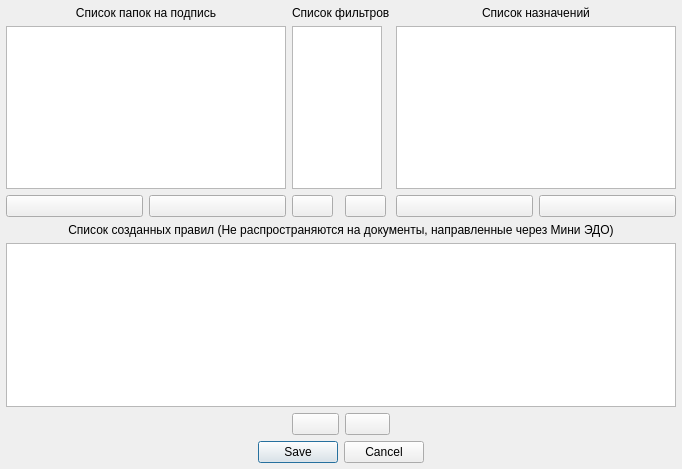
<?xml version="1.0" encoding="UTF-8"?>
<ui version="4.0">
 <class>Dialog</class>
 <widget class="QDialog" name="Dialog">
  <property name="geometry">
   <rect>
    <x>0</x>
    <y>0</y>
    <width>673</width>
    <height>469</height>
   </rect>
  </property>
  <property name="windowTitle">
   <string>Редактирование путей и правил</string>
  </property>
  <layout class="QGridLayout" name="gridLayout">
   <property name="leftMargin">
    <number>6</number>
   </property>
   <property name="topMargin">
    <number>6</number>
   </property>
   <property name="rightMargin">
    <number>6</number>
   </property>
   <property name="bottomMargin">
    <number>6</number>
   </property>
   <item row="2" column="4">
    <widget class="QPushButton" name="pushButton_add_out">
     <property name="text">
      <string/>
     </property>
     <property name="icon">
      <iconset>
       <normaloff>../../../../Downloads/icons8-плюс-50.png</normaloff>../../../../Downloads/icons8-плюс-50.png</iconset>
     </property>
    </widget>
   </item>
   <item row="1" column="2" colspan="2">
    <widget class="QListWidget" name="listWidget_filters">
     <property name="maximumSize">
      <size>
       <width>90</width>
       <height>16777215</height>
      </size>
     </property>
    </widget>
   </item>
   <item row="2" column="5">
    <widget class="QPushButton" name="pushButton_del_out">
     <property name="text">
      <string/>
     </property>
     <property name="icon">
      <iconset>
       <normaloff>../../../../Downloads/icons8-минус-64.png</normaloff>../../../../Downloads/icons8-минус-64.png</iconset>
     </property>
    </widget>
   </item>
   <item row="5" column="2">
    <widget class="QPushButton" name="pushButton_add_rule">
     <property name="text">
      <string/>
     </property>
     <property name="icon">
      <iconset>
       <normaloff>../../../../Downloads/icons8-плюс-50.png</normaloff>../../../../Downloads/icons8-плюс-50.png</iconset>
     </property>
    </widget>
   </item>
   <item row="1" column="4" colspan="2">
    <widget class="QListWidget" name="listWidget_out">
     <property name="minimumSize">
      <size>
       <width>280</width>
       <height>0</height>
      </size>
     </property>
    </widget>
   </item>
   <item row="2" column="2">
    <widget class="QPushButton" name="pushButton_add_filter">
     <property name="maximumSize">
      <size>
       <width>41</width>
       <height>16777215</height>
      </size>
     </property>
     <property name="text">
      <string/>
     </property>
     <property name="icon">
      <iconset>
       <normaloff>../../../../Downloads/icons8-плюс-50.png</normaloff>../../../../Downloads/icons8-плюс-50.png</iconset>
     </property>
    </widget>
   </item>
   <item row="4" column="0" colspan="6">
    <widget class="QListWidget" name="listWidget_rules"/>
   </item>
   <item row="2" column="0">
    <widget class="QPushButton" name="pushButton_add_in">
     <property name="text">
      <string/>
     </property>
     <property name="icon">
      <iconset>
       <normaloff>../../../../Downloads/icons8-плюс-50.png</normaloff>../../../../Downloads/icons8-плюс-50.png</iconset>
     </property>
    </widget>
   </item>
   <item row="1" column="0" colspan="2">
    <widget class="QListWidget" name="listWidget_in">
     <property name="minimumSize">
      <size>
       <width>280</width>
       <height>0</height>
      </size>
     </property>
    </widget>
   </item>
   <item row="2" column="3">
    <widget class="QPushButton" name="pushButton_del_filter">
     <property name="maximumSize">
      <size>
       <width>41</width>
       <height>16777215</height>
      </size>
     </property>
     <property name="text">
      <string/>
     </property>
     <property name="icon">
      <iconset>
       <normaloff>../../../../Downloads/icons8-минус-64.png</normaloff>../../../../Downloads/icons8-минус-64.png</iconset>
     </property>
    </widget>
   </item>
   <item row="0" column="2" colspan="2">
    <widget class="QLabel" name="label_3">
     <property name="text">
      <string>Список фильтров</string>
     </property>
    </widget>
   </item>
   <item row="0" column="0" colspan="2">
    <widget class="QLabel" name="label">
     <property name="text">
      <string>Список папок на подпись</string>
     </property>
     <property name="alignment">
      <set>Qt::AlignCenter</set>
     </property>
    </widget>
   </item>
   <item row="6" column="0" colspan="6">
    <widget class="QDialogButtonBox" name="buttonBox">
     <property name="orientation">
      <enum>Qt::Horizontal</enum>
     </property>
     <property name="standardButtons">
      <set>QDialogButtonBox::Cancel|QDialogButtonBox::Save</set>
     </property>
     <property name="centerButtons">
      <bool>true</bool>
     </property>
    </widget>
   </item>
   <item row="5" column="3">
    <widget class="QPushButton" name="pushButton_del_rule">
     <property name="text">
      <string/>
     </property>
     <property name="icon">
      <iconset>
       <normaloff>../../../../Downloads/icons8-минус-64.png</normaloff>../../../../Downloads/icons8-минус-64.png</iconset>
     </property>
    </widget>
   </item>
   <item row="0" column="4" colspan="2">
    <widget class="QLabel" name="label_2">
     <property name="text">
      <string>Список назначений</string>
     </property>
     <property name="alignment">
      <set>Qt::AlignCenter</set>
     </property>
    </widget>
   </item>
   <item row="2" column="1">
    <widget class="QPushButton" name="pushButton_del_in">
     <property name="text">
      <string/>
     </property>
     <property name="icon">
      <iconset>
       <normaloff>../../../../Downloads/icons8-минус-64.png</normaloff>../../../../Downloads/icons8-минус-64.png</iconset>
     </property>
    </widget>
   </item>
   <item row="3" column="0" colspan="6">
    <widget class="QLabel" name="label_4">
     <property name="text">
      <string>Список созданных правил (Не распространяются на документы, направленные через Мини ЭДО)</string>
     </property>
     <property name="alignment">
      <set>Qt::AlignCenter</set>
     </property>
    </widget>
   </item>
  </layout>
 </widget>
 <resources/>
 <connections>
  <connection>
   <sender>buttonBox</sender>
   <signal>accepted()</signal>
   <receiver>Dialog</receiver>
   <slot>accept()</slot>
   <hints>
    <hint type="sourcelabel">
     <x>248</x>
     <y>254</y>
    </hint>
    <hint type="destinationlabel">
     <x>157</x>
     <y>274</y>
    </hint>
   </hints>
  </connection>
  <connection>
   <sender>buttonBox</sender>
   <signal>rejected()</signal>
   <receiver>Dialog</receiver>
   <slot>reject()</slot>
   <hints>
    <hint type="sourcelabel">
     <x>316</x>
     <y>260</y>
    </hint>
    <hint type="destinationlabel">
     <x>286</x>
     <y>274</y>
    </hint>
   </hints>
  </connection>
 </connections>
</ui>
